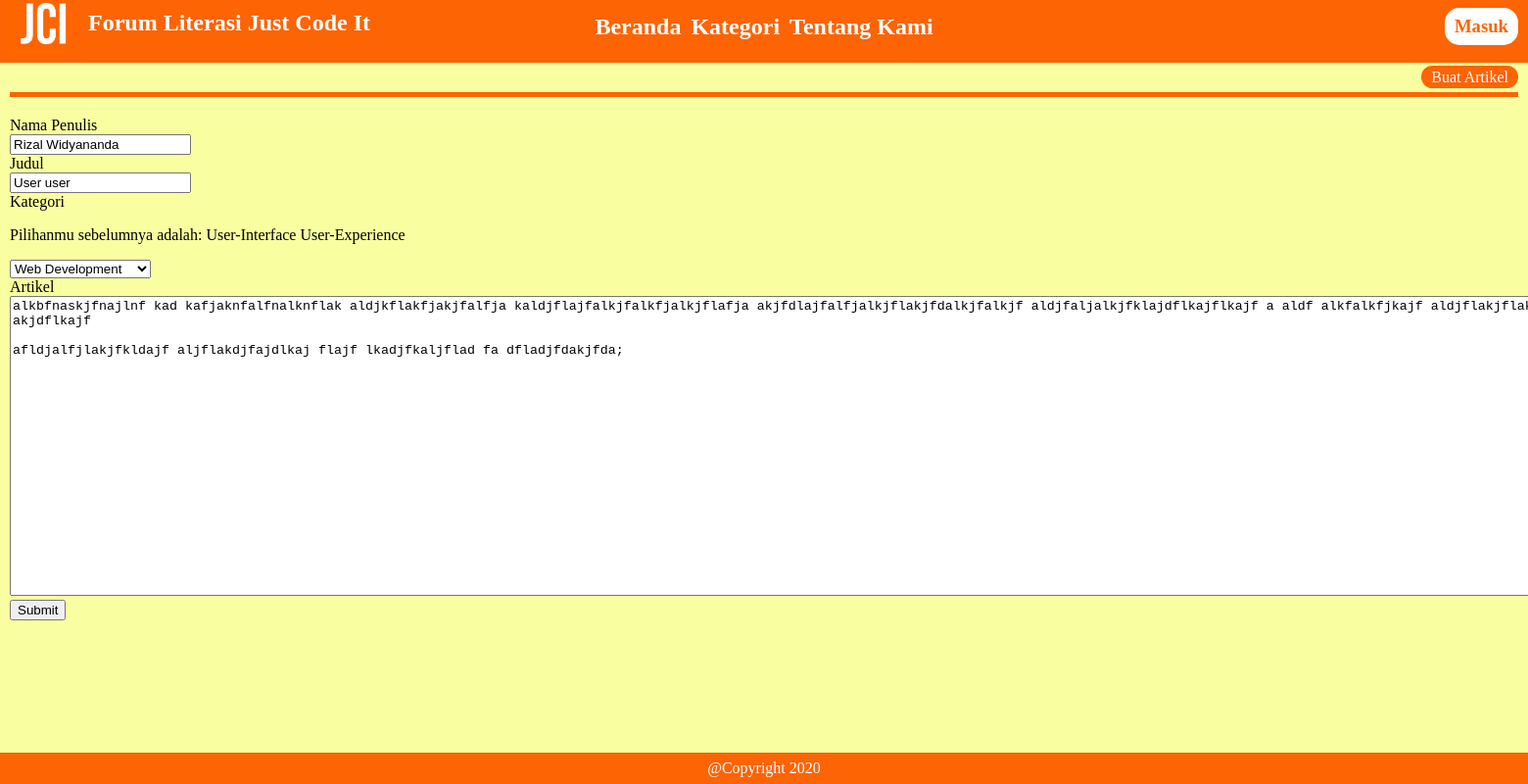
Screenshot of /update/1 with the database file from the repository.
### app.py (models this page shows, shortened)
class Todo(db.Model):
    id = db.Column(db.Integer, primary_key = True)
    judul = db.Column(db.String(200), nullable = False)
    kategori = db.Column(db.String(50), nullable = False)
    isi_artikel = db.Column(db.String(1500), nullable = False)
    penulis = db.Column(db.String(50), nullable = False)
    date_created = db.Column(db.DateTime, default=datetime.now)

### app.py (the view)
@app.route("/update/<int:id>", methods = ['GET', 'POST'])
def update(id):
    data = Todo.query.get_or_404(id)
    if request.method == "POST":
        data.judul = request.form['judul']
        data.penulis = request.form['nama_penulis']
        data.kategori = request.form['kategori'].title()
        data.isi_artikel = request.form['artikel']
        data.date_created = datetime.now()
        db.session.commit()
        return redirect("/")
    else:
        return render_template("update.html", data = data)

### templates/update.html (shortened to what this page needs)
{% extends "base.html" %}
{% block head %}
<link rel="stylesheet" href="{{ url_for('static', filename = 'css/index.css') }}">
{% endblock %}
{% block body %}
<div class="container">
    <form action="/update/{{ data.id }}" method = 'POST' class="form_input">
        <label for="nama_penulis">Nama Penulis</label><br>
        <input type="nama_penulis" id="nama_penulis" name="nama_penulis" value="{{ data.penulis }}"><br>
        <label for="judul">Judul</label><br>
        <input type="text" id="judul" name="judul" value="{{data.judul}}"><br>
        <label for="kategori">Kategori</label><br>
        <p>Pilihanmu sebelumnya adalah: {{ data.kategori}}</p>
        <select id="kategori" name="kategori">
            <option value="Web Development">Web Development</option>
        </select><br>
        <label for="artikel">Artikel</label><br>
        <textarea id="artikel" name="artikel" rows = "20" cols = "200">{{data.isi_artikel}}</textarea><br>
        <input type="submit" value="Submit">
    </form>
</div>
{% endblock %}

### static/css/base.css (style rules this page uses)
html { overflow-y:scroll; }
body { margin: 0 10px 60px 10px; font-family: serif, sans-serif; background-color: #f9ffa1; padding-bottom: 10px; }

### static/css/index.css (style rules this page uses)
.container { margin-top: 20px; }

### rows the page displays
Todo: nama_penulis "Rizal Widyananda", judul "User user", kategori "User-Interface User-Experience", artikel "alkbfnaskjfnajlnf kad kafjaknfalfnalknflak aldjkflakfjakjfalfja kaldjflajfalkjfalkfjalkjflafja akjfdlajfalfjalkjflakjfdalkjfalkjf aldjfaljalkjfklajdflkajflkajf a aldf alkfalkfjkajf aldjflakjflakj akjdflkajf afldjalfjlakjfkldajf aljflakdjfajdlkaj flajf lkadjfkaljflad fa dfladjfdakjfda;"
